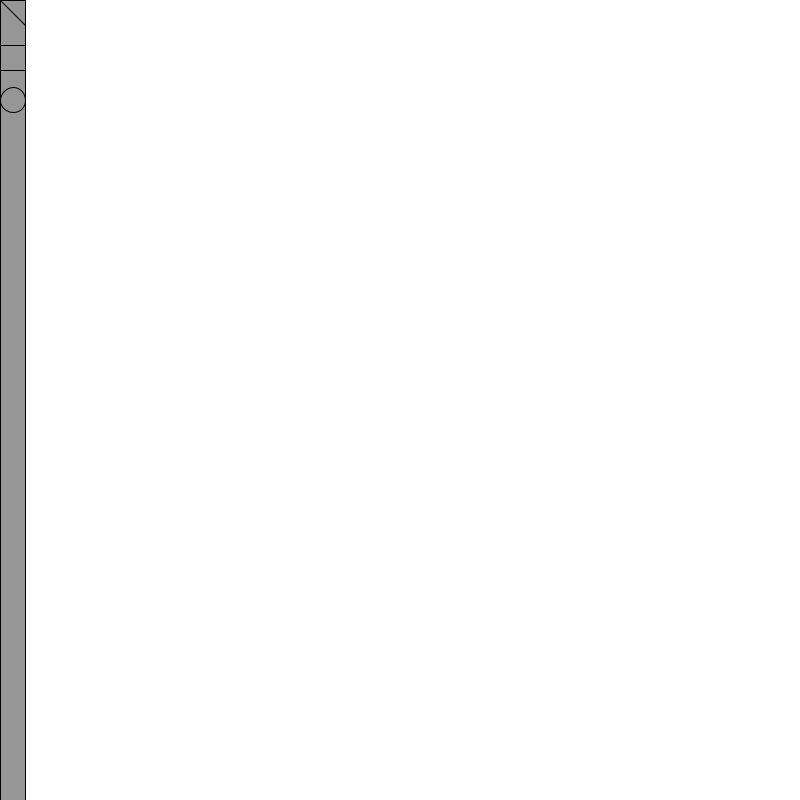
Frame 1 (no input)
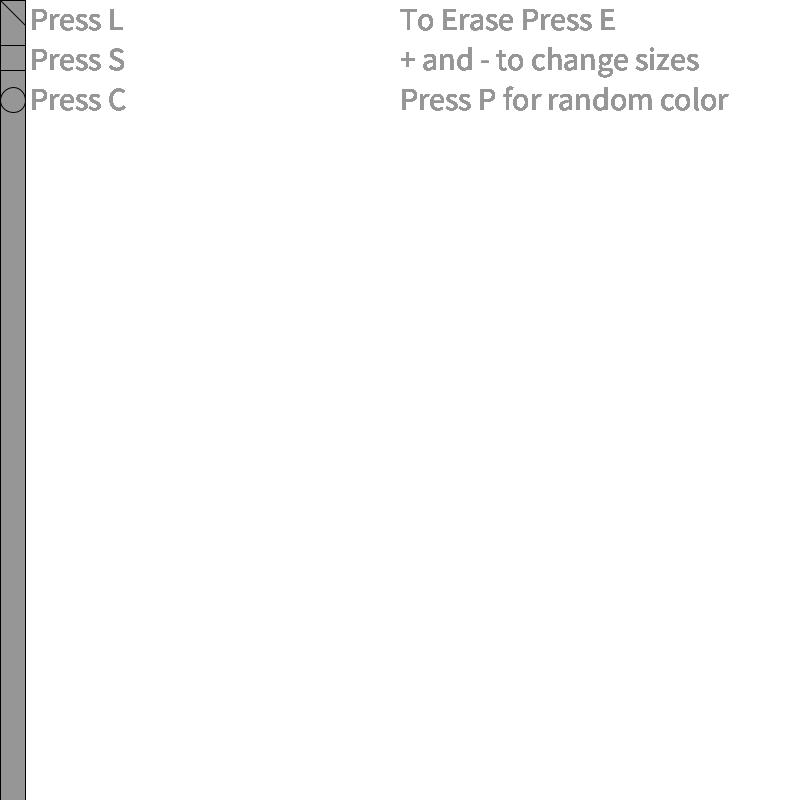
Frame 60 (the mouse pressed at the canvas centre just before this capture)
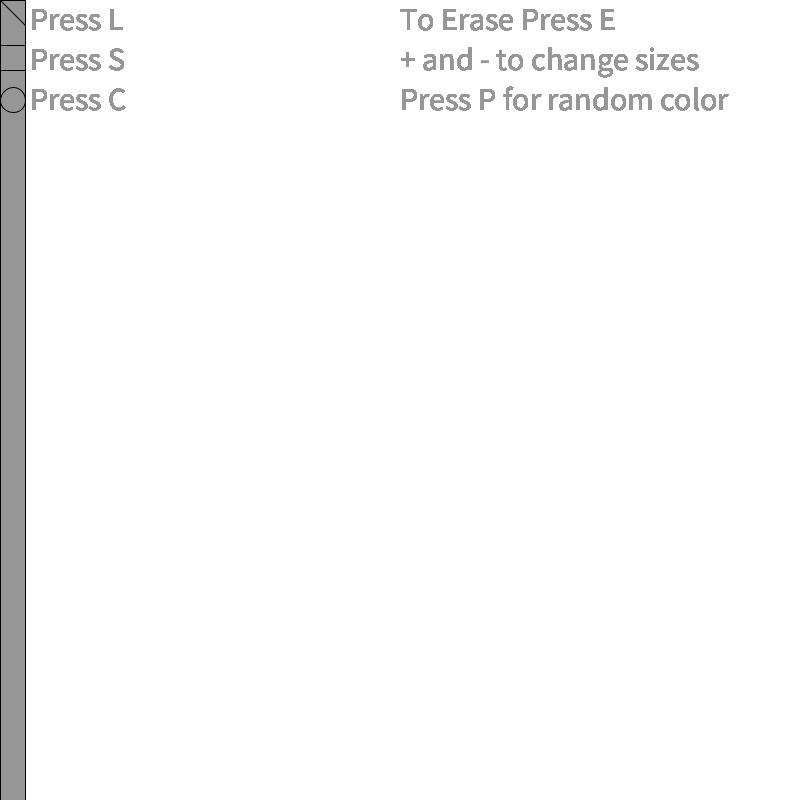
Frame 120 (the mouse held since frame 60 and released just before this capture)

The Processing sketch that drew these frames (run headless with seeded random() and noise(); from frame 60 on, the mouse is pressed at the canvas centre):

// Processing sketch: processing_185300
// ── processing_185300.pde

//Assignment 5b: Make a drawing tool.
float sizeCounter = 10;
float randcolor;
float r;
float g;
float b;

void setup(){
 
 size(800,800); 
  background(255);

}

void draw()
{
  textSize(32);
text("Press L", 30, 30); 
text("Press S", 30, 70); 
text("Press C", 30, 110); 
text("To Erase Press E", width-400, 30);
text("+ and - to change sizes", width-400, 70);
text("Press P for random color", width-400, 110);
 erase();
 
 keyPressed();
 plusMinus();
if(key=='p')
  {
   r = random(255);
  g = random(255);
 b = random(255);
  }
 
 pushMatrix();
 stroke(0);
 fill(150);
 rect(0,0,25,height);
 popMatrix();
 line(0,0,25,25);
 rect(0,45,25,25);
 ellipse(13,100,25,25);
 
}

void erase()
{
 if ((keyPressed==true) && (key=='e'))
 {
   background(255);
 }
}
void plusMinus()
{
  if((keyPressed==true) && (key=='+'))
  {
    sizeCounter+=1;
  }
  else if((keyPressed==true) && (key=='-'))
  {
    sizeCounter-=1;
  }
}
void keyPressed()
{
 
  pushMatrix();
  fill(r,g,b);
  stroke(r,g,b);
  

  if(mousePressed){
  if((key=='l'))
      {
   line(mouseX,mouseY,pmouseX,pmouseY); 
  }
  if((key=='s'))
  {
    rect(mouseX,mouseY,sizeCounter,sizeCounter); 
  }
  if((key=='c'))
  {
    ellipse(mouseX,mouseY,sizeCounter,sizeCounter); 
  }
  }
 popMatrix();
}

  
  
